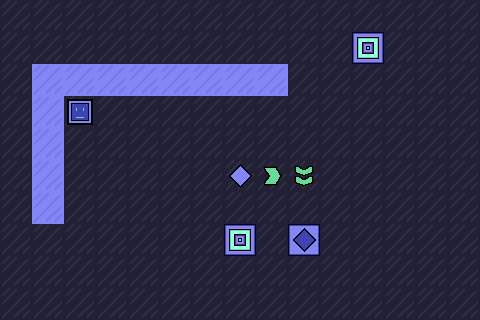

A 2D game scene composited from a Tiled map and its tileset images. What follows is a short description and the map's XML, with each tile layer's data collapsed to a summary:
An orthogonal 15x10 tile map with 32x32 px tiles, 2 tile layers (background, entities), 2 tilesets.

<map version="1.2" tiledversion="1.3.5" orientation="orthogonal" renderorder="right-down" width="15" height="10" tilewidth="32" tileheight="32" infinite="0" nextlayerid="3" nextobjectid="1">
 <tileset firstgid="1" source="bgTiles.tsx" />
 <tileset firstgid="65" source="entityTiles.tsx" />
 <layer id="1" name="background" width="15" height="10">
  <data>[150 cells, 150 non-empty, 2 distinct tile ids]</data>
 </layer>
 <layer id="2" name="entities" width="15" height="10">
  <data>[150 cells, 7 non-empty, 6 distinct tile ids]</data>
 </layer>
</map>
